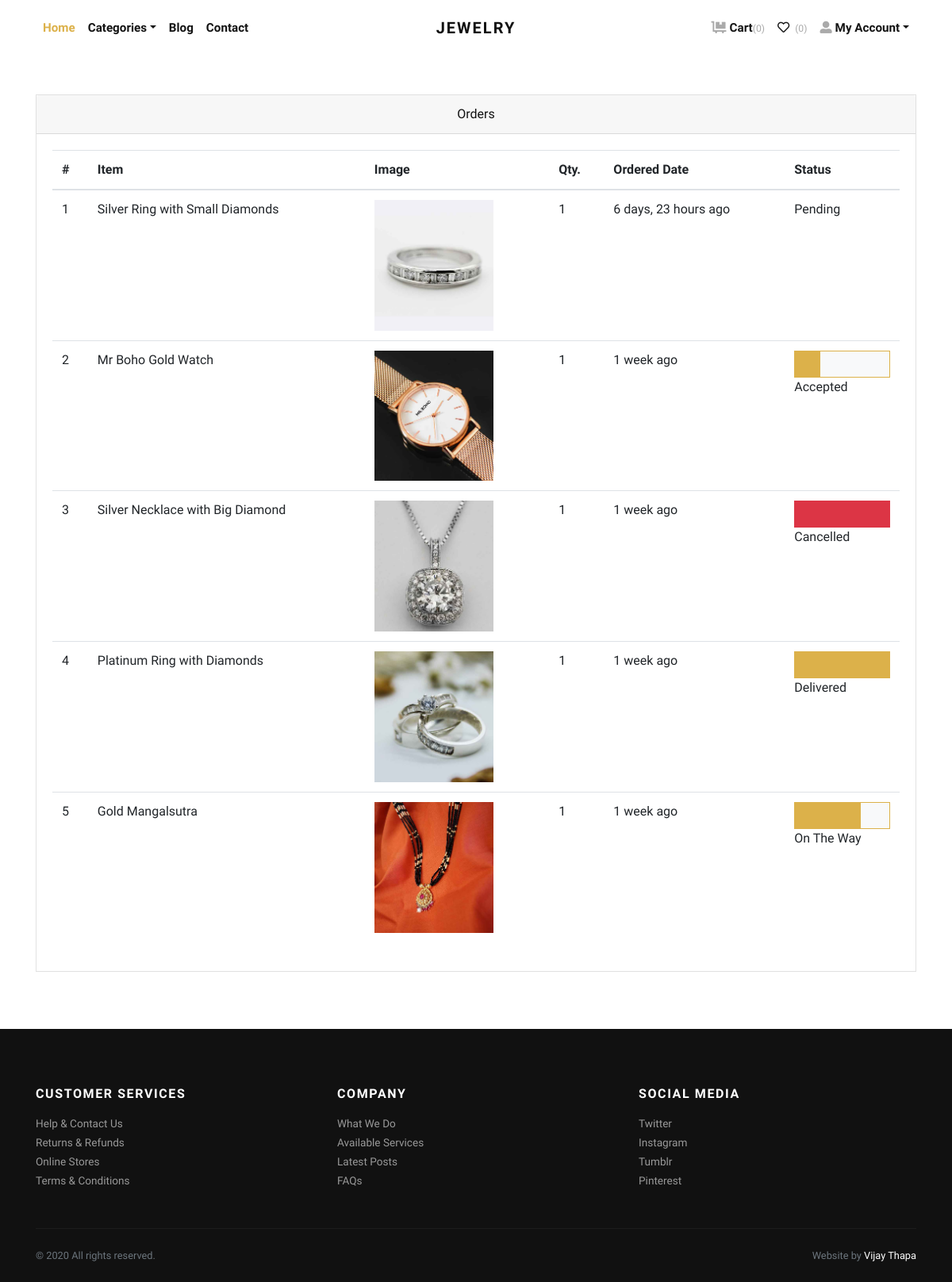
/orders/ (signed in), run on an earlier commit of the app's database.
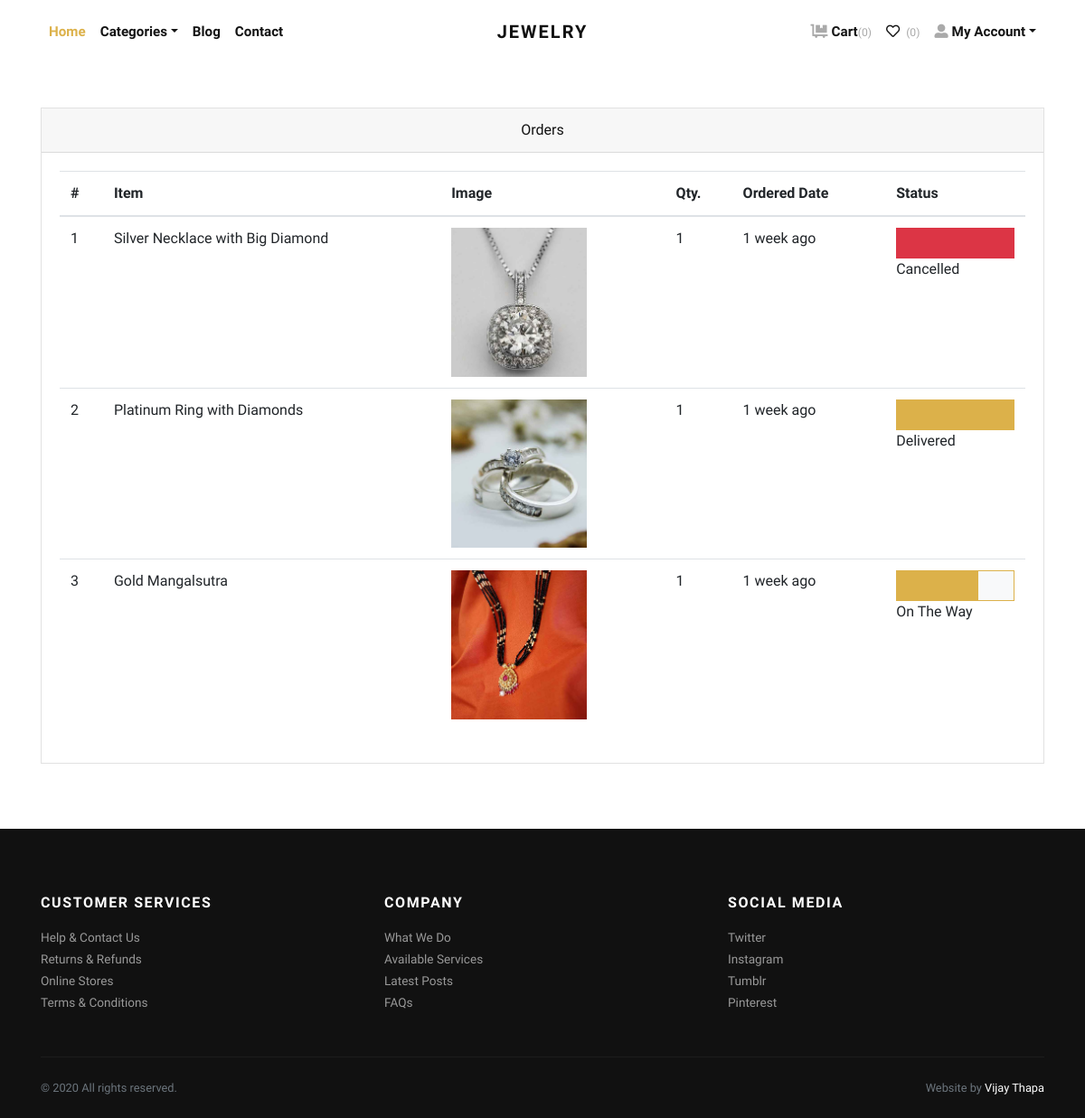
And on a later commit of the database.
### store/models.py (models this page shows, shortened)
class Order(models.Model):
    user = models.ForeignKey(User, verbose_name="User", on_delete=models.CASCADE)
    address = models.ForeignKey(Address, verbose_name="Shipping Address", on_delete=models.CASCADE)
    product = models.ForeignKey(Product, verbose_name="Product", on_delete=models.CASCADE)
    quantity = models.PositiveIntegerField(verbose_name="Quantity")
    ordered_date = models.DateTimeField(auto_now_add=True, verbose_name="Ordered Date")
    status = models.CharField(
        choices=STATUS_CHOICES,
        max_length=50,
        default="Pending"
        )

class Product(models.Model):
    title = models.CharField(max_length=150, verbose_name="Product Title")
    slug = models.SlugField(max_length=160, verbose_name="Product Slug")
    sku = models.CharField(max_length=255, unique=True, verbose_name="Unique Product ID (SKU)")
    short_description = models.TextField(verbose_name="Short Description")
    detail_description = models.TextField(blank=True, null=True, verbose_name="Detail Description")
    product_image = models.ImageField(upload_to='product', blank=True, null=True, verbose_name="Product Image")
    price = models.DecimalField(max_digits=8, decimal_places=2)
    category = models.ForeignKey(Category, verbose_name="Product Categoy", on_delete=models.CASCADE)
    is_active = models.BooleanField(verbose_name="Is Active?")
    is_featured = models.BooleanField(verbose_name="Is Featured?")
    created_at = models.DateTimeField(auto_now_add=True, verbose_name="Created Date")
    updated_at = models.DateTimeField(auto_now=True, verbose_name="Updated Date")
    class Meta:
        verbose_name_plural = 'Products'
        ordering = ('-created_at', )

### store/views.py (the view)
# urls.py: path('orders/', views.orders, name="orders"),
@login_required
def orders(request):
    all_orders = Order.objects.filter(user=request.user).order_by('-ordered_date')
    return render(request, 'store/orders.html', {'orders': all_orders})

### store/context_preprocessors.py (called while the page is built)
def store_menu(request):
    categories = Category.objects.filter(is_active=True)
    context = {
        'categories_menu': categories,
    }
    return context

def cart_menu(request):
    if request.user.is_authenticated:
        cart_items= Cart.objects.filter(user=request.user)
        context = {
            'cart_items': cart_items,
        }
    else:
        context = {}
    return context

### templates/store/orders.html (shortened to what this page needs)
{% extends 'base.html' %}
{% load static %}
{% load humanize %}
    {% block content %}
      <div class="container py-5">
        <div class="row">
          <div class="col-lg-12">
            <div class="card mb-4" id="tables">
              <div class="card-header text-center">Orders</div>
              <div class="card-body">
                <table class="table table-hover">
                  <thead>
                    <tr>
                      <th>#</th>
                      <th>Item</th>
                      <th>Image</th>
                      <th>Qty.</th>
                      <th>Ordered Date</th>
                      <th>Status</th>
                    </tr>
                  </thead>
                  <tbody>
                    {% if orders %}
                    {% for order in orders %}
                    <tr>
                      <td>{{forloop.counter}}</td>
                      <td>{{order.product.title}}</td>
                      <td>
                        {% if order.product.product_image %}
                          <img src="{{order.product.product_image.url}}" alt="{{order.product.product_ttile}}" style="width:150px;">
                        {% endif %}
                      </td>
                      <td>{{order.quantity}}</td>
                      <td>{{order.ordered_date|naturaltime}}</td>
                      <td>
                        {% if order.status == 'Accepted' %}
                        <div class="bg-light border border-primary">
                            <div class="p-3 bg-primary" style="width:0;"></div>
                        </div>
                        {% endif %}
                        {% if order.status == 'On The Way' %}
                        <div class="bg-light border border-primary">
                            <div class="p-3 bg-primary" style="width:70%;"></div>
                        </div>
                        {% endif %}
                        {% if order.status == 'Delivered' %}
                        <div class="bg-light border border-primary">
                            <div class="p-3 bg-primary" style="width:100%;"></div>
                        </div>
                        {% endif %}
                        {% if order.status == 'Cancelled' %}
                        <div class="bg-light border border-danger">
                            <div class="p-3 bg-danger" style="width:100%;"></div>
                        </div>
                        {% endif %}
                        {{order.status}}
                      </td>
                    </tr>
                    {% endfor %}
                    {% endif %}
                  </tbody>
                </table>
              </div>
            </div>
          </div>
        </div>
      </div>
{% endblock content %}

What changed in the data, as far as the page shows it:
removed Order: product "Silver Ring with Small Diamonds", product.product_image (picture), quantity "1", ordered_date "6 days, 23 hours ago", status "Pending"
removed Order: product "Mr Boho Gold Watch", product.product_image (picture), quantity "1", ordered_date "1 week ago", status "Accepted"
